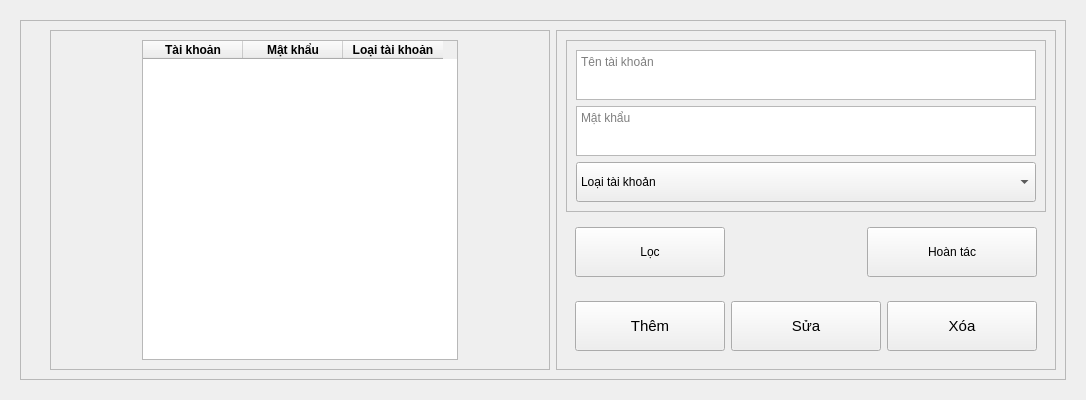
               <widget class="QWidget" name="page_24">
                <layout class="QVBoxLayout" name="verticalLayout_19">
                 <item>
                  <widget class="QWidget" name="widget_2" native="true">
                   <layout class="QVBoxLayout" name="verticalLayout_29">
                    <item alignment="Qt::AlignTop">
                     <widget class="QFrame" name="frame_18">
                      <property name="frameShape">
                       <enum>QFrame::StyledPanel</enum>
                      </property>
                      <property name="frameShadow">
                       <enum>QFrame::Raised</enum>
                      </property>
                      <layout class="QHBoxLayout" name="horizontalLayout_16">
                       <item>
                        <spacer name="verticalSpacer_4">
                         <property name="orientation">
                          <enum>Qt::Vertical</enum>
                         </property>
                         <property name="sizeHint" stdset="0">
                          <size>
                           <width>20</width>
                           <height>100</height>
                          </size>
                         </property>
                        </spacer>
                       </item>
                       <item>
                        <widget class="QFrame" name="frame_19">
                         <property name="minimumSize">
                          <size>
                           <width>500</width>
                           <height>0</height>
                          </size>
                         </property>
                         <property name="styleSheet">
                          <string notr="true"/>
                         </property>
                         <property name="frameShape">
                          <enum>QFrame::StyledPanel</enum>
                         </property>
                         <property name="frameShadow">
                          <enum>QFrame::Raised</enum>
                         </property>
                         <layout class="QVBoxLayout" name="verticalLayout_32">
                          <item alignment="Qt::AlignHCenter">
                           <widget class="QTableWidget" name="tbTaiKhoan">
                            <property name="sizeAdjustPolicy">
                             <enum>QAbstractScrollArea::AdjustToContents</enum>
                            </property>
                            <column>
                             <property name="text">
                              <string>Tài khoản</string>
                             </property>
                             <property name="font">
                              <font>
                               <weight>75</weight>
                               <bold>true</bold>
                              </font>
                             </property>
                            </column>
                            <column>
                             <property name="text">
                              <string>Mật khẩu</string>
                             </property>
                             <property name="font">
                              <font>
                               <weight>75</weight>
                               <bold>true</bold>
                              </font>
                             </property>
                            </column>
                            <column>
                             <property name="text">
                              <string>Loại tài khoản</string>
                             </property>
                             <property name="font">
                              <font>
                               <weight>75</weight>
                               <bold>true</bold>
                              </font>
                             </property>
                            </column>
                           </widget>
                          </item>
                         </layout>
                        </widget>
                       </item>
                       <item>
                        <widget class="QFrame" name="frame_20">
                         <property name="frameShape">
                          <enum>QFrame::StyledPanel</enum>
                         </property>
                         <property name="frameShadow">
                          <enum>QFrame::Raised</enum>
                         </property>
                         <layout class="QVBoxLayout" name="verticalLayout_28">
                          <item alignment="Qt::AlignTop">
                           <widget class="QFrame" name="frame_21">
                            <property name="minimumSize">
                             <size>
                              <width>0</width>
                              <height>150</height>
                             </size>
                            </property>
                            <property name="frameShape">
                             <enum>QFrame::StyledPanel</enum>
                            </property>
                            <property name="frameShadow">
                             <enum>QFrame::Raised</enum>
                            </property>
                            <layout class="QVBoxLayout" name="verticalLayout_30">
                             <item>
                              <widget class="QTextEdit" name="tenTK">
                               <property name="minimumSize">
                                <size>
                                 <width>0</width>
                                 <height>40</height>
                                </size>
                               </property>
                               <property name="maximumSize">
                                <size>
                                 <width>500</width>
                                 <height>50</height>
                                </size>
                               </property>
                               <property name="styleSheet">
                                <string notr="true"/>
                               </property>
                               <property name="placeholderText">
                                <string>Tên tài khoản</string>
                               </property>
                              </widget>
                             </item>
                             <item>
                              <widget class="QTextEdit" name="matKhau">
                               <property name="minimumSize">
                                <size>
                                 <width>0</width>
                                 <height>40</height>
                                </size>
                               </property>
                               <property name="maximumSize">
                                <size>
                                 <width>500</width>
                                 <height>50</height>
                                </size>
                               </property>
                               <property name="styleSheet">
                                <string notr="true"/>
                               </property>
                               <property name="placeholderText">
                                <string>Mật khẩu</string>
                               </property>
                              </widget>
                             </item>
                             <item>
                              <widget class="QComboBox" name="loaiTK">
                               <property name="minimumSize">
                                <size>
                                 <width>0</width>
                                 <height>40</height>
                                </size>
                               </property>
                               <property name="maximumSize">
                                <size>
                                 <width>500</width>
                                 <height>200</height>
                                </size>
                               </property>
                               <property name="styleSheet">
                                <string notr="true"/>
                               </property>
                               <item>
                                <property name="text">
                                 <string>Loại tài khoản</string>
                                </property>
                               </item>
                               <item>
                                <property name="text">
                                 <string>Admin</string>
                                </property>
                               </item>
                               <item>
                                <property name="text">
                                 <string>Nhân viên</string>
                                </property>
                               </item>
                              </widget>
                             </item>
                            </layout>
                           </widget>
                          </item>
                          <item>
                           <widget class="QFrame" name="frame_17">
                            <property name="maximumSize">
                             <size>
                              <width>500</width>
                              <height>16777215</height>
                             </size>
                            </property>
                            <property name="styleSheet">
                             <string notr="true">#frame_17{border:none;}</string>
                            </property>
                            <property name="frameShape">
                             <enum>QFrame::StyledPanel</enum>
                            </property>
                            <property name="frameShadow">
                             <enum>QFrame::Raised</enum>
                            </property>
                            <layout class="QHBoxLayout" name="horizontalLayout_15">
                             <item alignment="Qt::AlignLeft">
                              <widget class="QPushButton" name="filterTKBtn">
                               <property name="minimumSize">
                                <size>
                                 <width>150</width>
                                 <height>50</height>
                                </size>
                               </property>
                               <property name="maximumSize">
                                <size>
                                 <width>150</width>
                                 <height>100</height>
                                </size>
                               </property>
                               <property name="styleSheet">
                                <string notr="true"/>
                               </property>
                               <property name="text">
                                <string>Lọc</string>
                               </property>
                               <property name="icon">
                                <iconset resource="resources.qrc">
                                 <normaloff>:/icons/icons/filter.svg</normaloff>:/icons/icons/filter.svg</iconset>
                               </property>
                               <property name="iconSize">
                                <size>
                                 <width>24</width>
                                 <height>24</height>
                                </size>
                               </property>
                              </widget>
                             </item>
                             <item alignment="Qt::AlignRight">
                              <widget class="QPushButton" name="hoanTacTKBtn">
                               <property name="minimumSize">
                                <size>
                                 <width>170</width>
                                 <height>50</height>
                                </size>
                               </property>
                               <property name="maximumSize">
                                <size>
                                 <width>150</width>
                                 <height>100</height>
                                </size>
                               </property>
                               <property name="styleSheet">
                                <string notr="true"/>
                               </property>
                               <property name="text">
                                <string>Hoàn tác</string>
                               </property>
                               <property name="icon">
                                <iconset resource="resources.qrc">
                                 <normaloff>:/icons/icons/refresh-ccw.svg</normaloff>:/icons/icons/refresh-ccw.svg</iconset>
                               </property>
                               <property name="iconSize">
                                <size>
                                 <width>24</width>
                                 <height>24</height>
                                </size>
                               </property>
                              </widget>
                             </item>
                            </layout>
                           </widget>
                          </item>
                          <item>
                           <widget class="QFrame" name="frame_22">
                            <property name="maximumSize">
                             <size>
                              <width>500</width>
                              <height>16777215</height>
                             </size>
                            </property>
                            <property name="styleSheet">
                             <string notr="true">#frame_22{border:none;}</string>
                            </property>
                            <property name="frameShape">
                             <enum>QFrame::StyledPanel</enum>
                            </property>
                            <property name="frameShadow">
                             <enum>QFrame::Raised</enum>
                            </property>
                            <layout class="QHBoxLayout" name="horizontalLayout_17">
                             <item>
                              <widget class="QPushButton" name="themTKBtn">
                               <property name="minimumSize">
                                <size>
                                 <width>150</width>
                                 <height>50</height>
                                </size>
                               </property>
                               <property name="maximumSize">
                                <size>
                                 <width>150</width>
                                 <height>100</height>
                                </size>
                               </property>
                               <property name="font">
                                <font>
                                 <family>MS Shell Dlg 2</family>
                                 <pointsize>11</pointsize>
                                 <weight>50</weight>
                                 <italic>false</italic>
                                 <bold>false</bold>
                                </font>
                               </property>
                               <property name="styleSheet">
                                <string notr="true"/>
                               </property>
                               <property name="text">
                                <string>Thêm</string>
                               </property>
                              </widget>
                             </item>
                             <item>
                              <widget class="QPushButton" name="suaTKBtn">
                               <property name="minimumSize">
                                <size>
                                 <width>150</width>
                                 <height>50</height>
                                </size>
                               </property>
                               <property name="maximumSize">
                                <size>
                                 <width>150</width>
                                 <height>100</height>
                                </size>
                               </property>
                               <property name="font">
                                <font>
                                 <family>MS Shell Dlg 2</family>
                                 <pointsize>11</pointsize>
                                 <weight>50</weight>
                                 <italic>false</italic>
                                 <bold>false</bold>
                                </font>
                               </property>
                               <property name="styleSheet">
                                <string notr="true"/>
                               </property>
                               <property name="text">
                                <string>Sửa</string>
                               </property>
                              </widget>
                             </item>
                             <item>
                              <widget class="QPushButton" name="xoaTKBtn">
                               <property name="minimumSize">
                                <size>
                                 <width>150</width>
                                 <height>50</height>
                                </size>
                               </property>
                               <property name="maximumSize">
                                <size>
                                 <width>150</width>
                                 <height>100</height>
                                </size>
                               </property>
                               <property name="font">
                                <font>
                                 <family>MS Shell Dlg 2</family>
                                 <pointsize>11</pointsize>
                                 <weight>50</weight>
                                 <italic>false</italic>
                                 <bold>false</bold>
                                </font>
                               </property>
                               <property name="styleSheet">
                                <string notr="true"/>
                               </property>
                               <property name="text">
                                <string>Xóa</string>
                               </property>
                              </widget>
                             </item>
                            </layout>
                           </widget>
                          </item>
                         </layout>
                        </widget>
                       </item>
                      </layout>
                     </widget>
                    </item>
                   </layout>
                  </widget>
                 </item>
                </layout>
               </widget>
